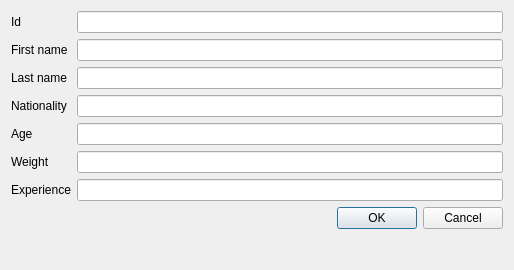
<?xml version="1.0" encoding="UTF-8"?>
<ui version="4.0">
 <class>ParticipantDialog</class>
 <widget class="QDialog" name="ParticipantDialog">
  <property name="geometry">
   <rect>
    <x>0</x>
    <y>0</y>
    <width>514</width>
    <height>270</height>
   </rect>
  </property>
  <property name="windowTitle">
   <string>Dialog</string>
  </property>
  <layout class="QFormLayout" name="formLayout">
   <item row="0" column="0">
    <widget class="QLabel" name="label">
     <property name="text">
      <string>Id </string>
     </property>
    </widget>
   </item>
   <item row="0" column="1">
    <widget class="QLineEdit" name="id"/>
   </item>
   <item row="1" column="0">
    <widget class="QLabel" name="label_2">
     <property name="text">
      <string>First name</string>
     </property>
    </widget>
   </item>
   <item row="1" column="1">
    <widget class="QLineEdit" name="firstName"/>
   </item>
   <item row="2" column="0">
    <widget class="QLabel" name="label_3">
     <property name="text">
      <string>Last name</string>
     </property>
    </widget>
   </item>
   <item row="2" column="1">
    <widget class="QLineEdit" name="lastName"/>
   </item>
   <item row="3" column="0">
    <widget class="QLabel" name="label_4">
     <property name="text">
      <string>Nationality</string>
     </property>
    </widget>
   </item>
   <item row="3" column="1">
    <widget class="QLineEdit" name="nationality">
     <property name="text">
      <string/>
     </property>
    </widget>
   </item>
   <item row="4" column="0">
    <widget class="QLabel" name="label_5">
     <property name="text">
      <string>Age</string>
     </property>
    </widget>
   </item>
   <item row="4" column="1">
    <widget class="QLineEdit" name="age">
     <property name="text">
      <string/>
     </property>
    </widget>
   </item>
   <item row="5" column="0">
    <widget class="QLabel" name="label_6">
     <property name="text">
      <string>Weight</string>
     </property>
    </widget>
   </item>
   <item row="5" column="1">
    <widget class="QLineEdit" name="weight"/>
   </item>
   <item row="6" column="0">
    <widget class="QLabel" name="label_7">
     <property name="text">
      <string>Experience</string>
     </property>
    </widget>
   </item>
   <item row="6" column="1">
    <widget class="QLineEdit" name="experience"/>
   </item>
   <item row="7" column="1">
    <widget class="QDialogButtonBox" name="buttonBox">
     <property name="orientation">
      <enum>Qt::Horizontal</enum>
     </property>
     <property name="standardButtons">
      <set>QDialogButtonBox::Cancel|QDialogButtonBox::Ok</set>
     </property>
    </widget>
   </item>
  </layout>
 </widget>
 <resources/>
 <connections>
  <connection>
   <sender>buttonBox</sender>
   <signal>accepted()</signal>
   <receiver>ParticipantDialog</receiver>
   <slot>accept()</slot>
   <hints>
    <hint type="sourcelabel">
     <x>248</x>
     <y>254</y>
    </hint>
    <hint type="destinationlabel">
     <x>157</x>
     <y>274</y>
    </hint>
   </hints>
  </connection>
  <connection>
   <sender>buttonBox</sender>
   <signal>rejected()</signal>
   <receiver>ParticipantDialog</receiver>
   <slot>reject()</slot>
   <hints>
    <hint type="sourcelabel">
     <x>316</x>
     <y>260</y>
    </hint>
    <hint type="destinationlabel">
     <x>286</x>
     <y>274</y>
    </hint>
   </hints>
  </connection>
 </connections>
</ui>
